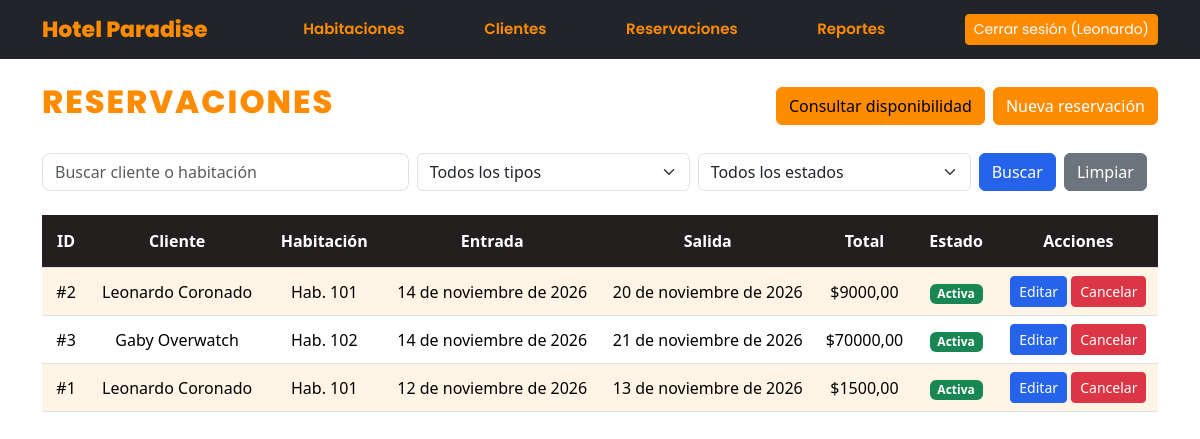
/reservaciones/ (signed in), run on an earlier commit of the app's database.
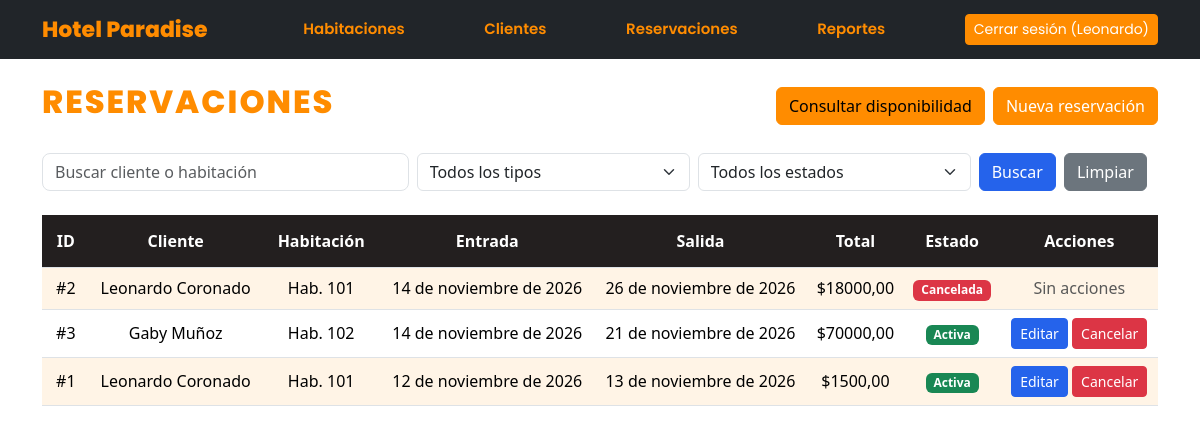
And on a later commit of the database.
### reservaciones/models.py (models this page shows, shortened)
class Reservacion(models.Model):
    ACTIVA = 'activa'
    CANCELADA = 'cancelada'
    FINALIZADA = 'finalizada'
    ESTADOS = [
        (ACTIVA, 'Activa'),
        (CANCELADA, 'Cancelada'),
        (FINALIZADA, 'Finalizada'),
    ]
    cliente = models.ForeignKey(Cliente, on_delete=models.PROTECT,
                                related_name='reservaciones')
    habitacion = models.ForeignKey(Habitacion, on_delete=models.PROTECT,
                                   related_name='reservaciones')
    fecha_entrada = models.DateField()
    fecha_salida = models.DateField()
    total = models.DecimalField(max_digits=10, decimal_places=2,
                                default=0, editable=False)
    estado = models.CharField(max_length=20, choices=ESTADOS, default=ACTIVA)
    class Meta:
        ordering = ['-fecha_entrada']
        verbose_name = 'Reservación'
        verbose_name_plural = 'Reservaciones'

### clientes/models.py (models this page shows, shortened)
class Cliente(models.Model):
    nombre = models.CharField(max_length=100)
    apellidos = models.CharField(max_length=150)
    correo = models.EmailField(unique=True)
    telefono = models.CharField(max_length=20)
    fecha_registro = models.DateTimeField(auto_now_add=True)
    class Meta:
        ordering = ['apellidos', 'nombre']
        verbose_name = 'Cliente'
        verbose_name_plural = 'Clientes'

### habitaciones/models.py (models this page shows, shortened)
class Habitacion(models.Model):
    TIPOS = [
        ('individual', 'Individual'),
        ('doble', 'Doble'),
        ('suite', 'Suite'),
        ('presidencial', 'Presidencial'),
    ]
    numero = models.IntegerField(unique=True)
    tipo =  models.CharField((""), max_length=20, choices=TIPOS)
    precioxnoche = models.DecimalField(max_digits=  15, decimal_places=2)
    capacidad = models.IntegerField()
    disponible = models.BooleanField(default= True)
    imagen = models.ImageField(upload_to='habitaciones/', blank=True, null=True)

### reservaciones/views.py (the view)
# urls.py: path('', views.lista_reservaciones, name='lista'),
@login_required
def lista_reservaciones(request):
    reservaciones = Reservacion.objects.select_related('cliente', 'habitacion')
    q = request.GET.get('q', '').strip()
    tipo = request.GET.get('tipo', '')
    estado = request.GET.get('estado', '')
    if q:
        condicion = (Q(cliente__nombre__icontains=q) |
                     Q(cliente__apellidos__icontains=q))
        if q.isdigit():
            condicion |= Q(habitacion__numero=q)
        reservaciones = reservaciones.filter(condicion)
    if tipo:
        reservaciones = reservaciones.filter(habitacion__tipo=tipo)
    if estado:
        reservaciones = reservaciones.filter(estado=estado)
    return render(request, 'reservaciones/lista.html', {
        'reservaciones': reservaciones,
        'tipos': Habitacion.TIPOS,
        'estados': Reservacion.ESTADOS,
        'q': q, 'tipo_actual': tipo, 'estado_actual': estado,
    })

### reservaciones/templates/reservaciones/lista.html (shortened to what this page needs)
{% extends 'base.html' %}
{% block content %}
<div class="d-flex justify-content-between align-items-center mb-4">
    <h1 class="titulo-habitaciones">Reservaciones</h1>
    <div class="d-flex gap-2">
        <a href="{% url 'reservaciones:disponibilidad' %}" class="btn btn-buscar">Consultar disponibilidad</a>
        <a href="{% url 'reservaciones:crear' %}" class="btn btn-primary">Nueva reservación</a>
    </div>
</div>
<form method="GET" class="row g-2 mb-4">
    <div class="col-md-4">
        <input
            type="text"
            name="q"
            class="form-control"
            placeholder="Buscar cliente o habitación"
            value="{{ q }}"
        >
    </div>
    <div class="col-md-3">
        <select name="tipo" class="form-select">
            <option value="">Todos los tipos</option>
        </select>
    </div>
    <div class="col-md-3">
        <select name="estado" class="form-select">
            <option value="">Todos los estados</option>
        </select>
    </div>
    <div class="col-md-2 d-flex gap-2">
        <button type="submit" class="btn btn-buscar">Buscar</button>
        <a href="{% url 'reservaciones:lista' %}" class="btn btn-limpiar">Limpiar</a>
    </div>
</form>
<table class="table text-center align-middle">
    <thead>
        <tr>
            <th>ID</th>
            <th>Cliente</th>
            <th>Habitación</th>
            <th>Entrada</th>
            <th>Salida</th>
            <th>Total</th>
            <th>Estado</th>
            <th>Acciones</th>
        </tr>
    </thead>
    <tbody>
        {% for reservacion in reservaciones %}
        <tr>
            <td>#{{ reservacion.pk }}</td>
            <td>{{ reservacion.cliente.nombre }} {{ reservacion.cliente.apellidos }}</td>
            <td>Hab. {{ reservacion.habitacion.numero }}</td>
            <td>{{ reservacion.fecha_entrada }}</td>
            <td>{{ reservacion.fecha_salida }}</td>
            <td>${{ reservacion.total|floatformat:2 }}</td>
            <td>
                {% if reservacion.estado == 'activa' %}
                    <span class="badge bg-success">Activa</span>
                {% elif reservacion.estado == 'cancelada' %}
                    <span class="badge bg-danger">Cancelada</span>
                {% elif reservacion.estado == 'finalizada' %}
                    <span class="badge bg-secondary">Finalizada</span>
                {% else %}
                    <span class="badge bg-warning">{{ reservacion.estado }}</span>
                {% endif %}
            </td>
            <td>
                {% if reservacion.estado == 'activa' %}
                    <a href="{% url 'reservaciones:editar' reservacion.pk %}" class="btn btn-sm btn-warning">Editar</a>
                    <a href="{% url 'reservaciones:cancelar' reservacion.pk %}" class="btn btn-sm btn-danger">Cancelar</a>
                {% else %}
                    <span class="text-muted">Sin acciones</span>
                {% endif %}
            </td>
        </tr>
        {% empty %}
        <tr>
            <td colspan="8" class="text-center">
                No hay reservaciones registradas.
            </td>
        </tr>
        {% endfor %}
    </tbody>
</table>
{% endblock %}

What changed in the data, as far as the page shows it:
changed Reservacion id 2: fecha_salida "20 de noviembre de 2026" → "26 de noviembre de 2026"; total "9000,00" → "18000,00"; estado "Activa Editar Cancelar" → "Cancelada Sin acciones"
changed through a linked row, Reservacion "Gaby": cliente.apellidos "Overwatch" → "Muñoz"
